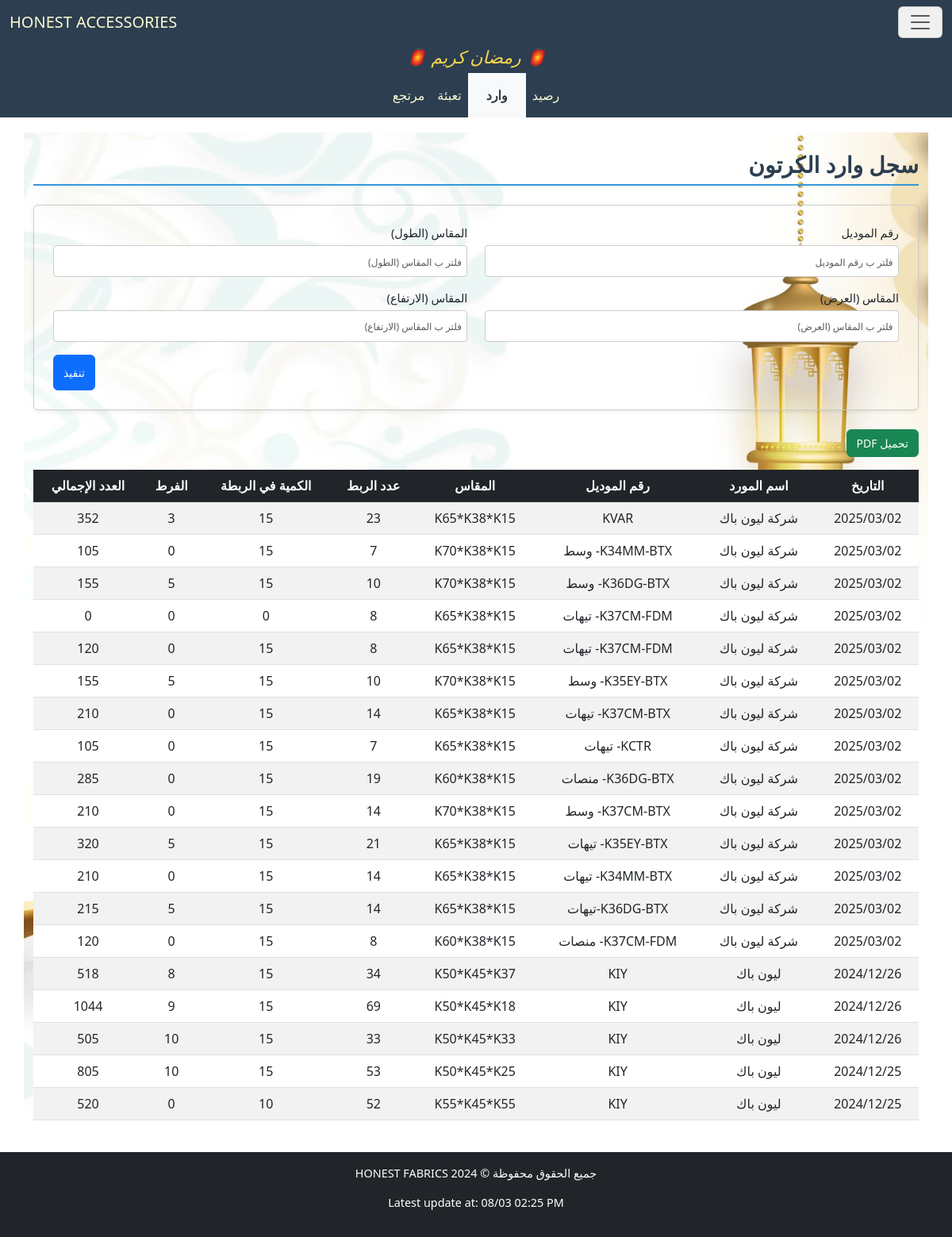
Screenshot of /accessories/ with the database file from the repository.
### accessories/models.py (models this page shows)
class SupplierBaseModel(BaseModel):
    supplier_name = models.CharField("اسم المورد", max_length=255, null=True, blank=True)
    class Meta:
        abstract = True

class CartonBaseModel(IDBaseModel):
    model_number = models.CharField("رقم الموديل", max_length=255, null=True, blank=True)
    length = models.CharField("المقاس (الطول)", max_length=255, null=True, blank=True)
    width = models.CharField("المقاس (العرض)", max_length=255, null=True, blank=True)
    height = models.CharField("المقاس (الارتفاع)", max_length=255, null=True, blank=True)
    total_quantity = models.IntegerField("العدد الإجمالي", null=True, blank=True)
    class Meta:
        abstract = True

class CartonSupplies(SupplierBaseModel, CartonBaseModel):
    bundle_count = models.IntegerField("عدد الربط", null=True, blank=True)
    quantity_per_bundle = models.IntegerField("الكمية في الربطة", null=True, blank=True)
    excess = models.IntegerField("الفرط", null=True, blank=True)

### accessories/views.py (the view)
# urls.py: path('', CartonSuppliesView.as_view(), name='CartonSuppliesView'),
class CartonSuppliesView(FilterableListView):
    template_name = "accessories/CartonSupplies.html"
    model = CartonSupplies
    filter_fields = ['model_number', 'length', 'width', 'height']
    columns = ["التاريخ","اسم المورد","رقم الموديل","المقاس","عدد الربط","الكمية في الربطة","الفرط","العدد الإجمالي"]

### accessories/views.py (called while the page is built)
    def get_queryset(self):
        queryset = super().get_queryset()
        filters = Q()
        for field in self.filter_fields:
            filter_value = self.request.GET.get(field)
            if filter_value:
                filters &= Q(**{f"{field}__icontains": filter_value})
        filtered_queryset = queryset.filter(filters)
        try:
            filtered_queryset = filtered_queryset.order_by('-date')
        except:
            pass
        return filtered_queryset

    def get_context_data(self, **kwargs):
        context = super().get_context_data(**kwargs)
        update = Updates.objects.all().order_by('-date').first()
        context['update'] = localtime(update.date).strftime("%d/%m %I:%M %p") if update and update.date else None
        context['columns'] = self.columns
        model_meta = self.model._meta
        context['filter_fields'] = [
            {
                'field_name': field,
                'verbose_name': model_meta.get_field(field).verbose_name,
                'value': self.request.GET.get(field) or "",
            }
            for field in self.filter_fields
        ]
        return context

### accessories/templates/accessories/CartonSupplies.html (shortened to what this page needs)
{% extends "accessories/layout.html" %}
{% load static %}
{% block home_page %}
<a class="navbar-brand" href="{% url 'CartonSuppliesView' %}">HONEST ACCESSORIES</a>
{% endblock %}
{% block navbar_links_small %}
<li class="p-2 nav-item">
    <a class="nav-link active" aria-current="page" href="{% url 'CartonStockView' %}">رصيد</a>
</li>
<li class="p-2 nav-item nav_link_active">
    <a class="nav-link active" aria-current="page" href="{% url 'CartonSuppliesView' %}">وارد</a>
</li>
<li class="p-2 nav-item">
    <a class="nav-link active" aria-current="page" href="{% url 'PackagingCartonView' %}">تعبئة</a>
</li>
<li class="p-2 nav-item">
    <a class="nav-link active" aria-current="page" href="{% url 'ReturnCartonView' %}">مرتجع</a>
</li>
{% endblock %}
{% block body %}
<h2 class="section-title pt-4">سجل وارد الكرتون</h2>
<form method="get" class="filter-form-flex mb-4 p-4 rounded shadow-sm">
        {% for filter_field in filter_fields %}
        <div class="form-group mb-3">
            <label for="filter_{{ forloop.counter }}" class="form-label">{{ filter_field.verbose_name }}</label>
            <input type="text" id="filter_{{ forloop.counter }}" name="{{ filter_field.field_name }}"
                   placeholder="فلتر ب {{ filter_field.verbose_name }}"
                   class="form-control"
                   value="{{ filter_field.value }}">
        </div>
        {% endfor %}
        <div class="submit-container">
            <button type="submit" class="btn btn-primary submit-btn">تنفيذ</button>
        </div>
    </form>
    <button onclick="generatePDF()" class="btn btn-success mb-3">تحميل PDF</button>
    <div style="overflow-y: auto; max-height: 70vh; position: relative;" class="table-responsive mb-4">
        <table id="data-table" class="table table-striped">
            <thead class="table-dark">
                <tr>
                    <th style="position: sticky; top: 0;" >التاريخ</th>
                    <th style="position: sticky; top: 0;" >اسم المورد</th>
                    <th style="position: sticky; top: 0;" >رقم الموديل</th>
                    <th style="position: sticky; top: 0;" >المقاس</th>
                    <th style="position: sticky; top: 0;" >عدد الربط</th>
                    <th style="position: sticky; top: 0;" >الكمية في الربطة</th>
                    <th style="position: sticky; top: 0;" >الفرط</th>
                    <th style="position: sticky; top: 0;" >العدد الإجمالي</th>
                </tr>
            </thead>
            <tbody>
                {% for model in models %}
                <tr>
                    <td>{{ model.date|date:"Y/m/d" }}</td>
                    <td>{{ model.supplier_name }}</td>
                    <td>{{ model.model_number }}</td>
                    <td>{{ model.length }}*{{ model.width }}*{{ model.height }}</td>
                    <td>{{ model.bundle_count }}</td>
                    <td>{{ model.quantity_per_bundle }}</td>
                    <td>{{ model.excess }}</td>
                    <td>{{ model.total_quantity }}</td>
                </tr>
                {% empty %}
                <tr>
                    <td colspan="8" class="text-center">لا يوجد عناصر</td>
                </tr>
                {% endfor %}
            </tbody>
        </table>
    </div>
{% endblock body %}

### cloth/static/cloth/styles.css (style rules this page uses)
:root { --primary-color: #3498db; --light-blue: #3db1ff5e; --secondary-color: #2c3e50; --success-color: #2ecc71; --danger-color: #e74c3c; --warning-color: #f1c40f; --light-bg: #f8f9fa; --dark-bg: #343a40; --light-text: lightgoldenrodyellow; --golden-text: rgb(255, 255, 0); --border-color: #dee2e6; --white-color: #ffffff; }
*, *::before, *::after { box-sizing: border-box; }
ul, div { padding: 0; margin: 0; }
body { background-color: var(--light-bg); margin-inline: 0; font-family: 'Segoe UI', Tahoma, Geneva, Verdana, sans-serif; line-height: 1.6; font-size: 16px; }
#navbar, #navbar a, #navbar-menu-body, #navbar-menu-body a { color: var(--light-text); }
.section-title { color: var(--secondary-color); border-bottom: 2px solid var(--primary-color); padding-bottom: 0.5rem; margin-bottom: 1.5rem; font-weight: bold; }
.table { border-collapse: separate; border-spacing: 0; border-radius: 8px; width: 100%; }
.table th, .table td { text-align: center; vertical-align: middle; padding: 10px; }
.table-striped tbody tr:nth-of-type(odd) { background-color: var(--light-bg); }
.table-dark th { background-color: var(--secondary-color); color: var(--light-text); }
.table-responsive { overflow-x: auto; }
.table-responsive table th, .table-responsive table td { white-space: nowrap; min-width: fit-content; }
.table-responsive table { width: 100%; table-layout: auto; }
.filter-form-flex { display: flex; flex-wrap: wrap; padding: 1rem; border: 1px solid #ccc; border-radius: 8px; justify-content: space-between; column-gap: 2px; direction: rtl; }
.filter-form-flex .form-group { display: flex; flex-direction: column; margin-bottom: 5px; width: 49%; }
.filter-form-flex .form-label { font-size: 0.9rem; margin-bottom: 0.25rem; }
.filter-form-flex .form-control { border: 1px solid #ccc; border-radius: 4px; padding: 0.4rem; font-size: 0.9rem; }
.filter-form-flex input[type="text"], .filter-form-flex input[type="number"], .filter-form-flex input[type="date"] { width: 100%; height: 40px; }
.submit-container { display: flex; justify-content: flex-end; width: 100%; }
.filter-form-flex .submit-btn { width: auto; height: 45px; font-size: 1rem; }
@media (max-width: 1200px) { body { font-size: 15px; } }
@media (max-width: 1200px) { h4.section-title, h2 { font-size: 28px !important; } }
@media (max-width: 1200px) { p.lead, .oped_details_btn, .btn { font-size: 14px !important; } }
@media (max-width: 1200px) { ::placeholder { font-size: 12px !important; } }
.nav_link_active { background-color: var(--light-bg) !important; }
.nav_link_active a { color: var(--dark-bg) !important; padding-inline: 15px; font-weight: 600; }

### rows the page displays
CartonSupplies: date "2025/03/02", supplier_name "شركة ليون باك", model_number "KVAR", length "K65", width "K38", height "K15", bundle_count "23", quantity_per_bundle "15", excess "3", total_quantity "352"
CartonSupplies: date "2025/03/02", supplier_name "شركة ليون باك", model_number "K34MM-BTX- وسط", length "K70", width "K38", height "K15", bundle_count "7", quantity_per_bundle "15", excess "0", total_quantity "105"
CartonSupplies: date "2025/03/02", supplier_name "شركة ليون باك", model_number "K36DG-BTX- وسط", length "K70", width "K38", height "K15", bundle_count "10", quantity_per_bundle "15", excess "5", total_quantity "155"
CartonSupplies: date "2025/03/02", supplier_name "شركة ليون باك", model_number "K37CM-FDM- تيهات", length "K65", width "K38", height "K15", bundle_count "8", quantity_per_bundle "0", excess "0", total_quantity "0"
CartonSupplies: date "2025/03/02", supplier_name "شركة ليون باك", model_number "K37CM-FDM- تيهات", length "K65", width "K38", height "K15", bundle_count "8", quantity_per_bundle "15", excess "0", total_quantity "120"
CartonSupplies: date "2025/03/02", supplier_name "شركة ليون باك", model_number "K35EY-BTX- وسط", length "K70", width "K38", height "K15", bundle_count "10", quantity_per_bundle "15", excess "5", total_quantity "155"
CartonSupplies: date "2025/03/02", supplier_name "شركة ليون باك", model_number "K37CM-BTX- تيهات", length "K65", width "K38", height "K15", bundle_count "14", quantity_per_bundle "15", excess "0", total_quantity "210"
CartonSupplies: date "2025/03/02", supplier_name "شركة ليون باك", model_number "KCTR- تيهات", length "K65", width "K38", height "K15", bundle_count "7", quantity_per_bundle "15", excess "0", total_quantity "105"
CartonSupplies: date "2025/03/02", supplier_name "شركة ليون باك", model_number "K36DG-BTX- منصات", length "K60", width "K38", height "K15", bundle_count "19", quantity_per_bundle "15", excess "0", total_quantity "285"
CartonSupplies: date "2025/03/02", supplier_name "شركة ليون باك", model_number "K37CM-BTX- وسط", length "K70", width "K38", height "K15", bundle_count "14", quantity_per_bundle "15", excess "0", total_quantity "210"
CartonSupplies: date "2025/03/02", supplier_name "شركة ليون باك", model_number "K35EY-BTX- تيهات", length "K65", width "K38", height "K15", bundle_count "21", quantity_per_bundle "15", excess "5", total_quantity "320"
CartonSupplies: date "2025/03/02", supplier_name "شركة ليون باك", model_number "K34MM-BTX- تيهات", length "K65", width "K38", height "K15", bundle_count "14", quantity_per_bundle "15", excess "0", total_quantity "210"
CartonSupplies: date "2025/03/02", supplier_name "شركة ليون باك", model_number "K36DG-BTX-تيهات", length "K65", width "K38", height "K15", bundle_count "14", quantity_per_bundle "15", excess "5", total_quantity "215"
CartonSupplies: date "2025/03/02", supplier_name "شركة ليون باك", model_number "K37CM-FDM- منصات", length "K60", width "K38", height "K15", bundle_count "8", quantity_per_bundle "15", excess "0", total_quantity "120"
CartonSupplies: date "2024/12/26", supplier_name "ليون باك", model_number "KIY", length "K50", width "K45", height "K37", bundle_count "34", quantity_per_bundle "15", excess "8", total_quantity "518"
CartonSupplies: date "2024/12/26", supplier_name "ليون باك", model_number "KIY", length "K50", width "K45", height "K18", bundle_count "69", quantity_per_bundle "15", excess "9", total_quantity "1044"
CartonSupplies: date "2024/12/26", supplier_name "ليون باك", model_number "KIY", length "K50", width "K45", height "K33", bundle_count "33", quantity_per_bundle "15", excess "10", total_quantity "505"
CartonSupplies: date "2024/12/25", supplier_name "ليون باك", model_number "KIY", length "K50", width "K45", height "K25", bundle_count "53", quantity_per_bundle "15", excess "10", total_quantity "805"
CartonSupplies: date "2024/12/25", supplier_name "ليون باك", model_number "KIY", length "K55", width "K45", height "K55", bundle_count "52", quantity_per_bundle "10", excess "0", total_quantity "520"

### other values shown
{{ filter_field.verbose_name }} "رقم الموديل" "المقاس (الطول)" "المقاس (العرض)" "المقاس (الارتفاع)"
{{ update }} "08/03 02:25 PM"
